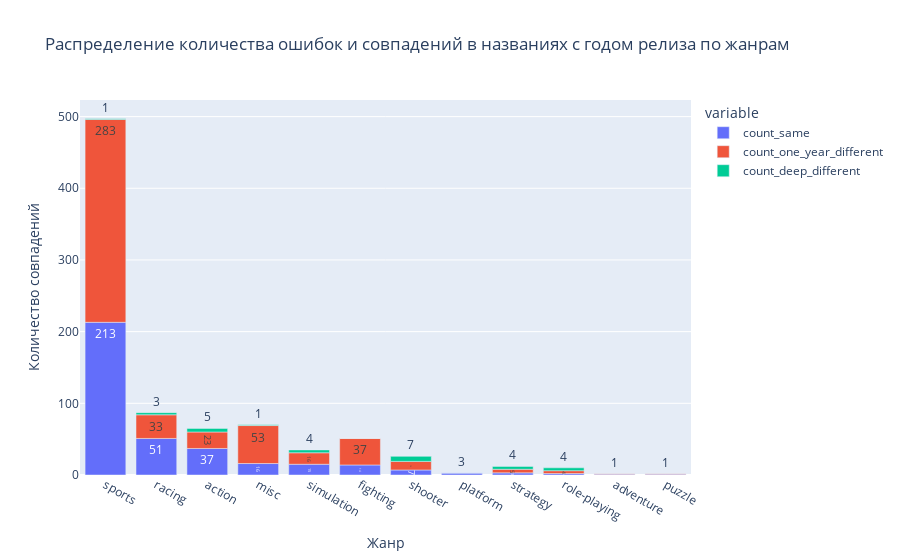
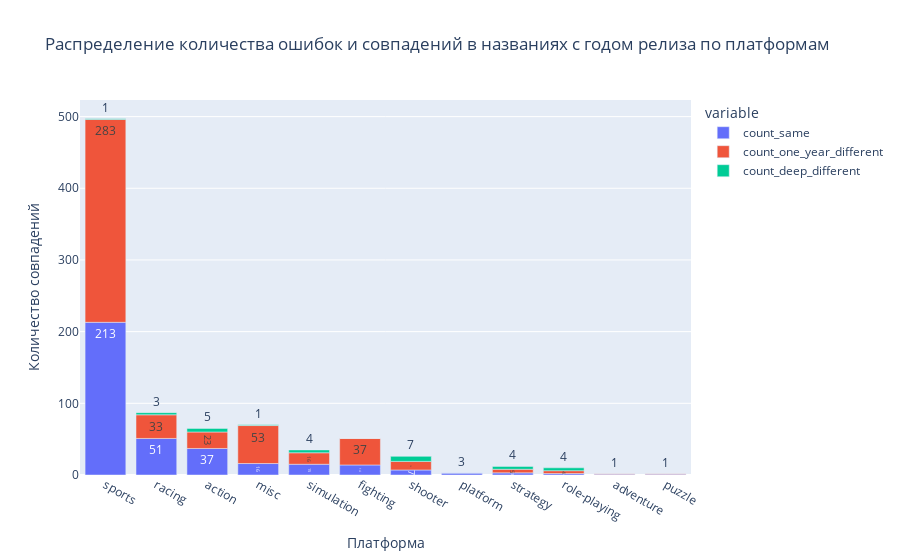

The notebook cell saved with these charts, in order:
### Markdown cell above
Построим на распределение количества совпадений и не совпадений года в названии по жанрам и по платформе

### Code cell
methods = ['same', 'one_year_different', 'deep_different']
differents_by_genre_data = pd.DataFrame()
differents_by_genre_platform = pd.DataFrame()
for method in methods:
    indexes = data[['name', 'year_of_release']].apply(find_release_date, method=method, axis=1).dropna().T.reset_index()['index']
    differents_by_genre_data[f'count_{method}'] = data.loc[indexes, :].groupby('genre').count().rename({'name': f'count_{method}'}, axis=1)[f'count_{method}']
    differents_by_genre_platform[f'count_{method}'] = data.loc[indexes, :].groupby('genre').count().rename({'name': f'count_{method}'}, axis=1)[f'count_{method}']

fig = px.bar(
    differents_by_genre_data.fillna(0).astype(int).sort_values(by='count_same', ascending=False),
    text_auto=True,
    title="Распределение количества ошибок и совпадений в названиях с годом релиза по жанрам"
)

fig.update_layout(
    xaxis_title="Жанр",
    yaxis_title="Количество совпадений"
)

fig.show()

fig = px.bar(
    differents_by_genre_platform.fillna(0).astype(int).sort_values(by='count_same', ascending=False),
    text_auto=True,
    title="Распределение количества ошибок и совпадений в названиях с годом релиза по платформам"
)

fig.update_layout(
    xaxis_title="Платформа",
    yaxis_title="Количество совпадений"
)

fig.show()

### Figure 1 — Plotly figure (JSON) as saved in the notebook; plotly's stock layout.template omitted (floating-point values rounded to 4 significant figures)
{"data": [{"alignmentgroup": "True", "hovertemplate": "variable=count_same<br>genre=%{x}<br>value=%{y}<extra></extra>", "legendgroup": "count_same", "marker": {"color": "#636efa", "pattern": {"shape": ""}}, "name": "count_same", "offsetgroup": "count_same", "orientation": "v", "showlegend": true, "textposition": "auto", "texttemplate": "%{y}", "x": ["sports", "racing", "action", "misc", "simulation", "fighting", "shooter", "platform", "strategy", "role-playing", "adventure", "puzzle"], "xaxis": "x", "y": [213, 51, 37, 16, 15, 14, 7, 3, 3, 2, 1, 1], "yaxis": "y", "type": "bar"}, {"alignmentgroup": "True", "hovertemplate": "variable=count_one_year_different<br>genre=%{x}<br>value=%{y}<extra></extra>", "legendgroup": "count_one_year_different", "marker": {"color": "#EF553B", "pattern": {"shape": ""}}, "name": "count_one_year_different", "offsetgroup": "count_one_year_different", "orientation": "v", "showlegend": true, "textposition": "auto", "texttemplate": "%{y}", "x": ["sports", "racing", "action", "misc", "simulation", "fighting", "shooter", "platform", "strategy", "role-playing", "adventure", "puzzle"], "xaxis": "x", "y": [283, 33, 23, 53, 16, 37, 12, 0, 5, 4, 1, 1], "yaxis": "y", "type": "bar"}, {"alignmentgroup": "True", "hovertemplate": "variable=count_deep_different<br>genre=%{x}<br>value=%{y}<extra></extra>", "legendgroup": "count_deep_different", "marker": {"color": "#00cc96", "pattern": {"shape": ""}}, "name": "count_deep_different", "offsetgroup": "count_deep_different", "orientation": "v", "showlegend": true, "textposition": "auto", "texttemplate": "%{y}", "x": ["sports", "racing", "action", "misc", "simulation", "fighting", "shooter", "platform", "strategy", "role-playing", "adventure", "puzzle"], "xaxis": "x", "y": [1, 3, 5, 1, 4, 0, 7, 0, 4, 4, 0, 0], "yaxis": "y", "type": "bar"}], "layout": {"xaxis": {"anchor": "y", "domain": [0.0, 1.0], "title": {"text": "Жанр"}}, "yaxis": {"anchor": "x", "domain": [0.0, 1.0], "title": {"text": "Количество совпадений"}}, "legend": {"title": {"text": "variable"}, "tracegroupgap": 0}, "title": {"text": "Распределение количества ошибок и совпадений в названиях с годом релиза по жанрам"}, "barmode": "relative"}}

### Figure 2 — Plotly figure (JSON) as saved in the notebook; plotly's stock layout.template omitted (floating-point values rounded to 4 significant figures)
{"data": [{"alignmentgroup": "True", "hovertemplate": "variable=count_same<br>genre=%{x}<br>value=%{y}<extra></extra>", "legendgroup": "count_same", "marker": {"color": "#636efa", "pattern": {"shape": ""}}, "name": "count_same", "offsetgroup": "count_same", "orientation": "v", "showlegend": true, "textposition": "auto", "texttemplate": "%{y}", "x": ["sports", "racing", "action", "misc", "simulation", "fighting", "shooter", "platform", "strategy", "role-playing", "adventure", "puzzle"], "xaxis": "x", "y": [213, 51, 37, 16, 15, 14, 7, 3, 3, 2, 1, 1], "yaxis": "y", "type": "bar"}, {"alignmentgroup": "True", "hovertemplate": "variable=count_one_year_different<br>genre=%{x}<br>value=%{y}<extra></extra>", "legendgroup": "count_one_year_different", "marker": {"color": "#EF553B", "pattern": {"shape": ""}}, "name": "count_one_year_different", "offsetgroup": "count_one_year_different", "orientation": "v", "showlegend": true, "textposition": "auto", "texttemplate": "%{y}", "x": ["sports", "racing", "action", "misc", "simulation", "fighting", "shooter", "platform", "strategy", "role-playing", "adventure", "puzzle"], "xaxis": "x", "y": [283, 33, 23, 53, 16, 37, 12, 0, 5, 4, 1, 1], "yaxis": "y", "type": "bar"}, {"alignmentgroup": "True", "hovertemplate": "variable=count_deep_different<br>genre=%{x}<br>value=%{y}<extra></extra>", "legendgroup": "count_deep_different", "marker": {"color": "#00cc96", "pattern": {"shape": ""}}, "name": "count_deep_different", "offsetgroup": "count_deep_different", "orientation": "v", "showlegend": true, "textposition": "auto", "texttemplate": "%{y}", "x": ["sports", "racing", "action", "misc", "simulation", "fighting", "shooter", "platform", "strategy", "role-playing", "adventure", "puzzle"], "xaxis": "x", "y": [1, 3, 5, 1, 4, 0, 7, 0, 4, 4, 0, 0], "yaxis": "y", "type": "bar"}], "layout": {"xaxis": {"anchor": "y", "domain": [0.0, 1.0], "title": {"text": "Платформа"}}, "yaxis": {"anchor": "x", "domain": [0.0, 1.0], "title": {"text": "Количество совпадений"}}, "legend": {"title": {"text": "variable"}, "tracegroupgap": 0}, "title": {"text": "Распределение количества ошибок и совпадений в названиях с годом релиза по платформам"}, "barmode": "relative"}}
